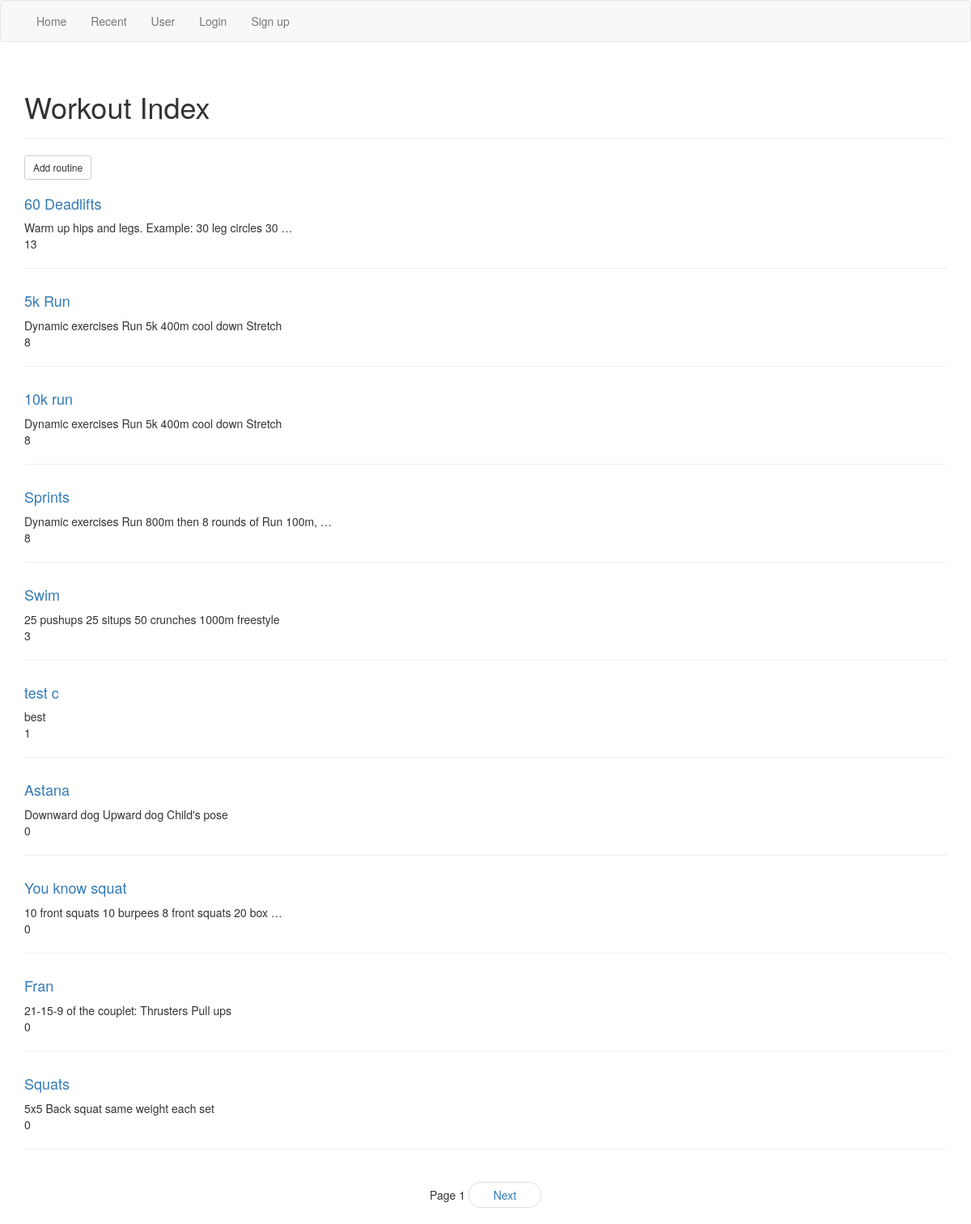
The app's page /, older data.
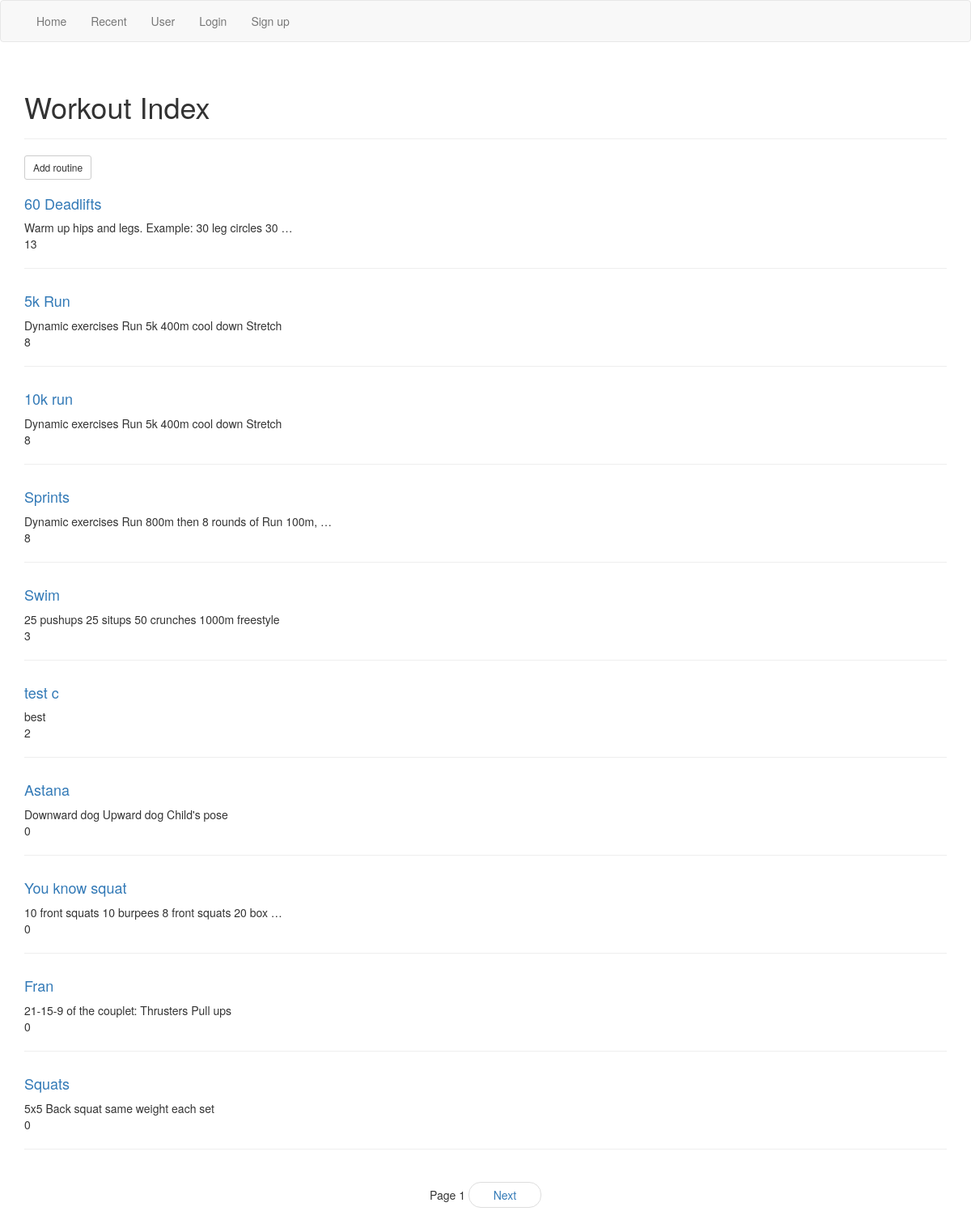
The same page, newer data.
### workouts/models.py (models this page shows)
class Routine(models.Model):
  routine_title = models.CharField(max_length=70)
  routine_text = models.TextField()
  pub_date = models.DateTimeField('date published', default=timezone.now)
  created_by = models.ForeignKey(settings.AUTH_USER_MODEL, related_name="created_by")
  modify_date = models.DateTimeField('date modified', null=True)
  modified_by = models.ForeignKey(settings.AUTH_USER_MODEL, null=True, related_name="modified_by")
  likes = models.IntegerField(default=0)
  def __str__(self):
    return self.routine_title

### workouts/views.py (the view)
# urls.py: url(r'^$', workouts.views.index, name='index'),
def index(request):
  RESULTS_PER_PAGE = 10
  if request.method == 'GET':
    s = request.GET.get('start', 0)
    tags = request.GET.get('tags', None)
    sort = request.GET.get('sort', '-likes')
    if valid_digit(s):
      s = int(s)
    if tags:
      routine_list = Routine.objects.filter(tag__tag_text=tags).order_by(sort)[s:s + RESULTS_PER_PAGE]
      results_remaining = Routine.objects.filter(tag__tag_text=tags).order_by(sort)[s + RESULTS_PER_PAGE:].exists()
    else:
      routine_list = Routine.objects.order_by(sort)[s:s + RESULTS_PER_PAGE]
      results_remaining = Routine.objects.order_by(sort)[s + RESULTS_PER_PAGE:].exists()
    current_page = get_page_num(s)
    params = {'list': routine_list, 'current_page': current_page, 'tags': tags, 'sort': sort}
    if results_remaining:
      next_start = s + RESULTS_PER_PAGE
      params['next_start'] = next_start
      params['next_page'] = get_page_num(next_start)
    prev_start = s - RESULTS_PER_PAGE
    if prev_start >= 0:
      params['prev_start'] = prev_start
      params['prev_page'] = max(get_page_num(prev_start), 1)
    print (params)
    return render(request, 'workouts/index.html', params)

### workouts/utils.py (called while the page is built)
def valid_digit(num):
  return num and DIGIT_RE.match(num)

def get_page_num(start, results_per_page=10):
  return int(start / results_per_page) + 1

### workouts/templates/workouts/index.html (shortened to what this page needs)
{% extends "./base.html" %}
{% block content %}
<div class="page-header"><h1>{% block title %}Workout Index{% endblock %}</h1></div>
<p><a class="btn btn-sm btn-default" href="{% url 'workouts:add_routine' %}">Add routine</a></p>
{% if list %}
  {% for entry in list %}
    <div class="row">
      <div class="col-xs-18 col-sm-12">
        <h4><a href="{% url 'workouts:detail' entry.id %}">{{ entry.routine_title }}</a></h4>
        <div>{{ entry.routine_text|truncatewords:10 }}</div>
        <span>{{ entry.likes }}</span>
        <hr>
      </div>
    </div>
  {% endfor %}
  <nav>
    <ul class="pager">
      <li>Page {{ current_page }}</li>
      {% if next_page %}
        <li><a href="{% url 'workouts:index' %}?start={{ next_start }}{% if tags %}&tags={{ tags }}{% endif %}{% if sort %}&sort={{ sort }}{% endif %}">Next</a></li>
      {% endif %}
    </ul>
  </nav>
{% else %}
    <p>No routines are available.</p>
{% endif %}
{% endblock content %}

Row changes from the older to the newer data that the page shows:
changed Routine "test c": likes "1" → "2"
